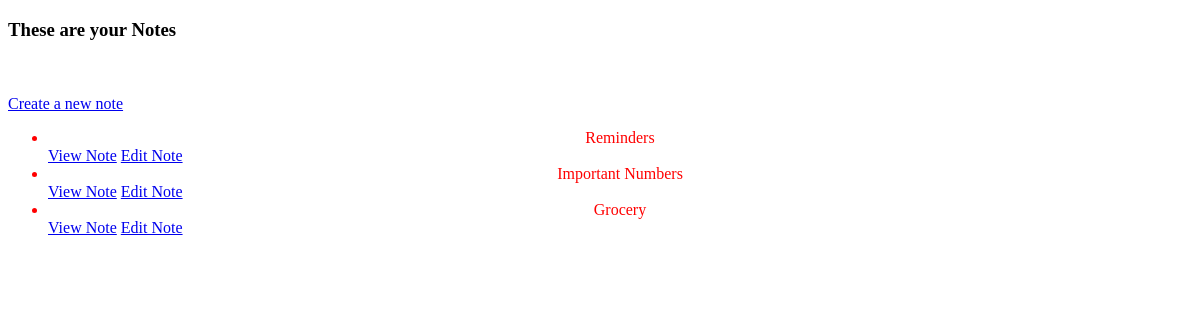
The page /user/notes/ on the database as committed earlier.
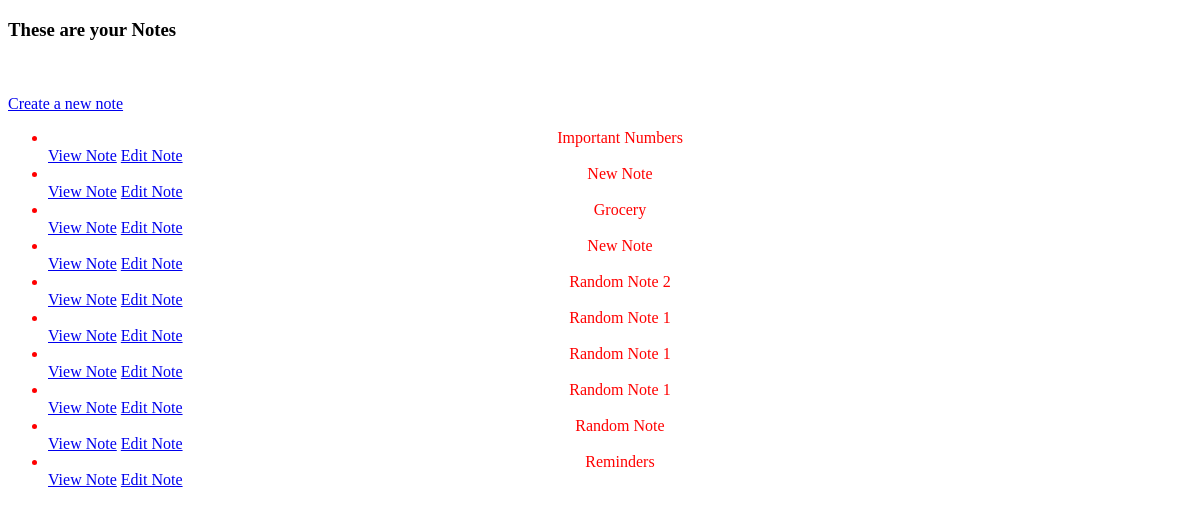
The same page on the database as committed later.
### notes/models.py (models this page shows)
class Notes(models.Model):
    title=models.CharField(max_length=200)
    text=models.TextField()
    updated=models.DateTimeField(auto_now=True)
    created=models.DateTimeField(auto_now_add=True)
    class Meta:
        ordering=['-updated','-created']

### notes/views.py (the view)
# urls.py: path('notes/',views.list,name='notes.list'),
def list(request):
    all_notes=Notes.objects.all()
    return render(request,'notes/notesList.html',{'notes': all_notes})

### notes/templates/notes/notesList.html (shortened to what this page needs)
<!DOCTYPE html>
<html lang="en">
<head>
</head>
<body>
    <h3>These are your Notes</h3>
    <br><br>
    <a href="{% url 'notes.new' %}">Create a new note</a>
    <br>
    <ul>
        {% for note in notes %}
        <li style="color: red; text-align:center">{{note.title}}</li>
        <a href="{% url 'notes.detail' pk=note.id %}">View Note</a>
        <a href="{% url 'notes.edit' pk=note.id %}">Edit Note</a>
        {% endfor %}
    </ul>
</body>
</html>

Rows that differ between the two databases and show on the page:
added Notes: title "New Note"
added Notes: title "New Note"
added Notes: title "Random Note 2"
added Notes: title "Random Note 1"
added Notes: title "Random Note 1"
added Notes: title "Random Note 1"
added Notes: title "Random Note"
changed Notes "Reminders": moves down the list
